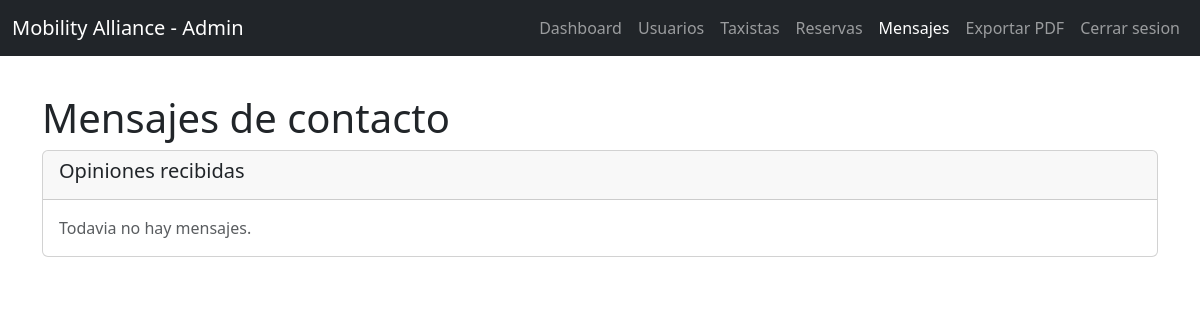
/admin/mensajes.php (signed in), run on an earlier commit of the app's database.
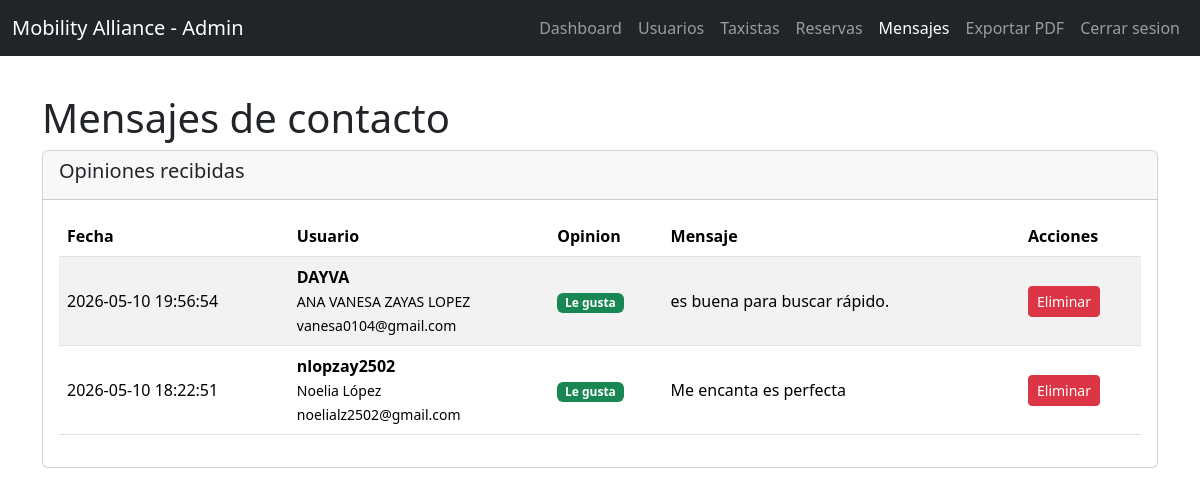
And on a later commit of the database.
### tables this page shows
CREATE TABLE `mensajes_contacto` (
  `id` int(11) NOT NULL,
  `nombre_usuario` varchar(50) NOT NULL,
  `opinion` enum('me_gusta','no_me_gusta') NOT NULL,
  `mensaje` text NOT NULL,
  `fecha_creacion` datetime DEFAULT current_timestamp()
);

CREATE TABLE `usuarios` (
  `nombre_usuario` varchar(50) NOT NULL,
  `nombre` varchar(100) NOT NULL,
  `apellidos` varchar(150) DEFAULT NULL,
  `domicilio` varchar(255) DEFAULT NULL,
  `telefono` varchar(20) DEFAULT NULL,
  `correo_electronico` varchar(150) NOT NULL,
  `clave` varchar(255) NOT NULL,
  `verificado` tinyint(1) DEFAULT 0,
  `token_verificacion` varchar(255) DEFAULT NULL,
  `rol` enum('usuario','admin') DEFAULT 'usuario'
);

### admin/mensajes.php (the view, shortened to what this page needs)
<?php
require_once '../db_pdo.php';
$stmt = $pdo->query("SELECT m.*, u.nombre, u.apellidos, u.correo_electronico
                    FROM mensajes_contacto m
                    LEFT JOIN usuarios u ON m.nombre_usuario = u.nombre_usuario
                    ORDER BY m.fecha_creacion DESC");
$mensajes = $stmt->fetchAll(PDO::FETCH_ASSOC);
?>
<!DOCTYPE html>
<html lang="es">
<head>
    <link href="../bootstrap-5.3.8-dist/css/bootstrap.min.css" rel="stylesheet">
    <link href="../css/admin.css" rel="stylesheet">
</head>
<body>
<nav class="navbar navbar-expand-lg navbar-dark bg-dark fixed-top">
    <div class="container-fluid">
        <a class="navbar-brand" href="index.php">Mobility Alliance - Admin</a>
        <div class="collapse navbar-collapse" id="navbarNav">
            <ul class="navbar-nav ms-auto">
                <li class="nav-item"><a class="nav-link" href="index.php">Dashboard</a></li>
                <li class="nav-item"><a class="nav-link" href="usuarios.php">Usuarios</a></li>
                <li class="nav-item"><a class="nav-link" href="taxistas.php">Taxistas</a></li>
                <li class="nav-item"><a class="nav-link" href="reservas.php">Reservas</a></li>
                <li class="nav-item"><a class="nav-link active" href="mensajes.php">Mensajes</a></li>
                <li class="nav-item"><a class="nav-link" href="exportar_pdf.php">Exportar PDF</a></li>
                <li class="nav-item"><a class="nav-link" href="../login/logout.php">Cerrar sesion</a></li>
            </ul>
        </div>
    </div>
</nav>
<div class="container mt-4">
    <h1>Mensajes de contacto</h1>
    <div class="card">
        <div class="card-header">
            <h5>Opiniones recibidas</h5>
        </div>
        <div class="card-body">
            <?php if (empty($mensajes)): ?>
                <p class="text-muted mb-0">Todavia no hay mensajes.</p>
            <?php else: ?>
                <div class="table-responsive">
                    <table class="table table-striped align-middle">
                        <thead>
                            <tr>
                                <th>Fecha</th>
                                <th>Usuario</th>
                                <th>Opinion</th>
                                <th>Mensaje</th>
                                <th>Acciones</th>
                            </tr>
                        </thead>
                        <tbody>
                            <?php foreach ($mensajes as $mensaje): ?>
                                <tr>
                                    <td><?php echo htmlspecialchars($mensaje['fecha_creacion']); ?></td>
                                    <td>
                                        <strong><?php echo htmlspecialchars($mensaje['nombre_usuario']); ?></strong><br>
                                        <small><?php echo htmlspecialchars(trim(($mensaje['nombre'] ?? '') . ' ' . ($mensaje['apellidos'] ?? ''))); ?></small><br>
                                        <small><?php echo htmlspecialchars($mensaje['correo_electronico'] ?? ''); ?></small>
                                    </td>
                                    <td>
                                        <?php if ($mensaje['opinion'] === 'me_gusta'): ?>
                                            <span class="badge bg-success">Le gusta</span>
                                        <?php else: ?>
                                            <span class="badge bg-warning text-dark">Mejorable</span>
                                        <?php endif; ?>
                                    </td>
                                    <td class="mensaje-texto"><?php echo htmlspecialchars($mensaje['mensaje']); ?></td>
                                    <td>
                                        <a href="mensajes.php?eliminar=<?php echo $mensaje['id']; ?>" class="btn btn-danger btn-sm" onclick="return confirm('¿Eliminar este mensaje?')">Eliminar</a>
                                    </td>
                                </tr>
                            <?php endforeach; ?>
                        </tbody>
                    </table>
                </div>
            <?php endif; ?>
        </div>
    </div>
</div>
</body>
</html>

### css/admin.css (style rules this page uses)
body { padding-top: 70px; }
.card-body { overflow-x: auto; }
.mensaje-texto { white-space: pre-wrap; min-width: 260px; }

What changed in the data, as far as the page shows it:
added mensajes_contacto: fecha_creacion "2026-05-10 19:56:54", nombre_usuario "DAYVA", nombre_usuario.apellidos "ANA VANESA ZAYAS LOPEZ", nombre_usuario.correo_electronico "vanesa0104@gmail.com", opinion "Le gusta", mensaje "es buena para buscar rápido."
added mensajes_contacto: fecha_creacion "2026-05-10 18:22:51", nombre_usuario "nlopzay2502", nombre_usuario.apellidos "Noelia López", nombre_usuario.correo_electronico "noelialz2502@gmail.com", opinion "Le gusta", mensaje "Me encanta es perfecta"
Also different on the page:
text no longer shown: "Todavia no hay mensajes."
text now shown: "Fecha Usuario Opinion Mensaje Acciones"
